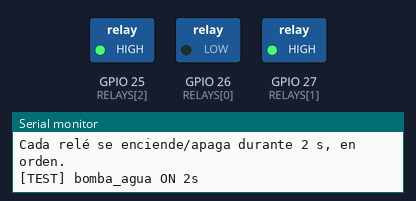
Bench run of a sketch on a simulated ESP32. On the bench: switched loads named in the sketch (green lamp = pin HIGH), the last lines printed to the serial monitor.

Above: at 1.5 s.
At 4.0 s:
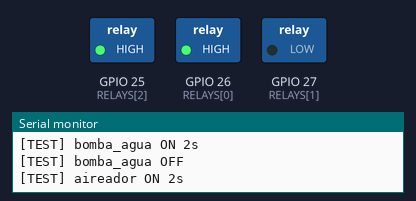
At 6.5 s:
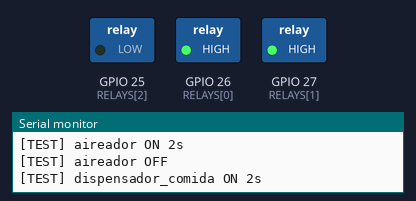
At 9.0 s:
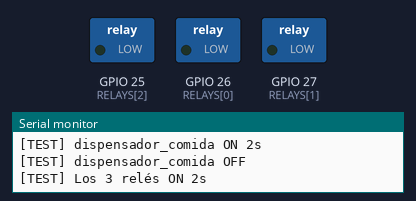
At 11.5 s:
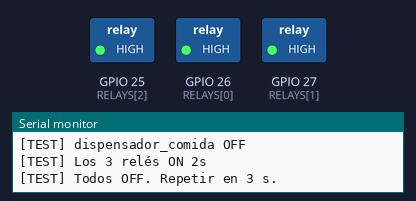
Timing chart, 0 to 16.8 s (numbered marks = the images above):
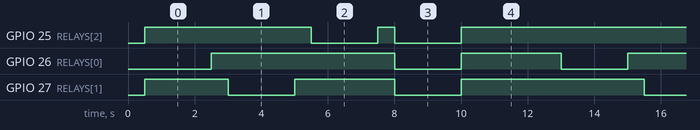

The sketch:

test_relays.ino
```cpp
// ────────────────────────────────────────────────────────────────
//  Test individual de los 3 relés (bomba, aireador, dispensador).
//  Placa: ESP32 Dev Module
//
//  Pines (mismos que el firmware principal):
//    - Bomba de agua      → GPIO 26
//    - Aireador           → GPIO 27
//    - Dispensador comida → GPIO 25
//
//  ⚠️ Módulos de relé baratos son ACTIVOS EN LOW: digitalWrite(pin, LOW)
//  enciende la carga. Si tu módulo es activo en HIGH, cambiá ACTIVE_LOW
//  a 0.
// ────────────────────────────────────────────────────────────────

#define ACTIVE_LOW 1

const int RELAYS[] = {26, 27, 25};
const char* NAMES[] = {"bomba_agua", "aireador", "dispensador_comida"};

void setRelay(int pin, bool on) {
  digitalWrite(pin, (ACTIVE_LOW ? (on ? LOW : HIGH) : (on ? HIGH : LOW)));
}

void setup() {
  Serial.begin(115200);
  delay(500);
  Serial.println();
  Serial.println("=== Test relés ===");
  Serial.println("Cada relé se enciende/apaga durante 2 s, en orden.");
  Serial.println();
  for (int i = 0; i < 3; i++) {
    pinMode(RELAYS[i], OUTPUT);
    setRelay(RELAYS[i], false);   // arrancar apagado
  }
}

void loop() {
  for (int i = 0; i < 3; i++) {
    Serial.printf("[TEST] %s ON 2s\n", NAMES[i]);
    setRelay(RELAYS[i], true);
    delay(2000);
    Serial.printf("[TEST] %s OFF\n", NAMES[i]);
    setRelay(RELAYS[i], false);
    delay(500);
  }
  Serial.println("[TEST] Los 3 relés ON 2s");
  for (int i = 0; i < 3; i++) setRelay(RELAYS[i], true);
  delay(2000);
  Serial.println("[TEST] Todos OFF. Repetir en 3 s.\n");
  for (int i = 0; i < 3; i++) setRelay(RELAYS[i], false);
  delay(3000);
}
```

Measured:
- by itself, GPIO 25 (RELAYS[2]): repeats every 12.5 s: HIGH 0.50 s, LOW 2.0 s, HIGH 8.0 s, LOW 2.0 s
- by itself, GPIO 26 (RELAYS[0]): repeats every 12.5 s: LOW 2.0 s, HIGH 3.0 s, LOW 2.0 s, HIGH 5.5 s
- by itself, GPIO 27 (RELAYS[1]): repeats every 12.5 s: HIGH 3.0 s, LOW 2.0 s, HIGH 5.5 s, LOW 2.0 s
